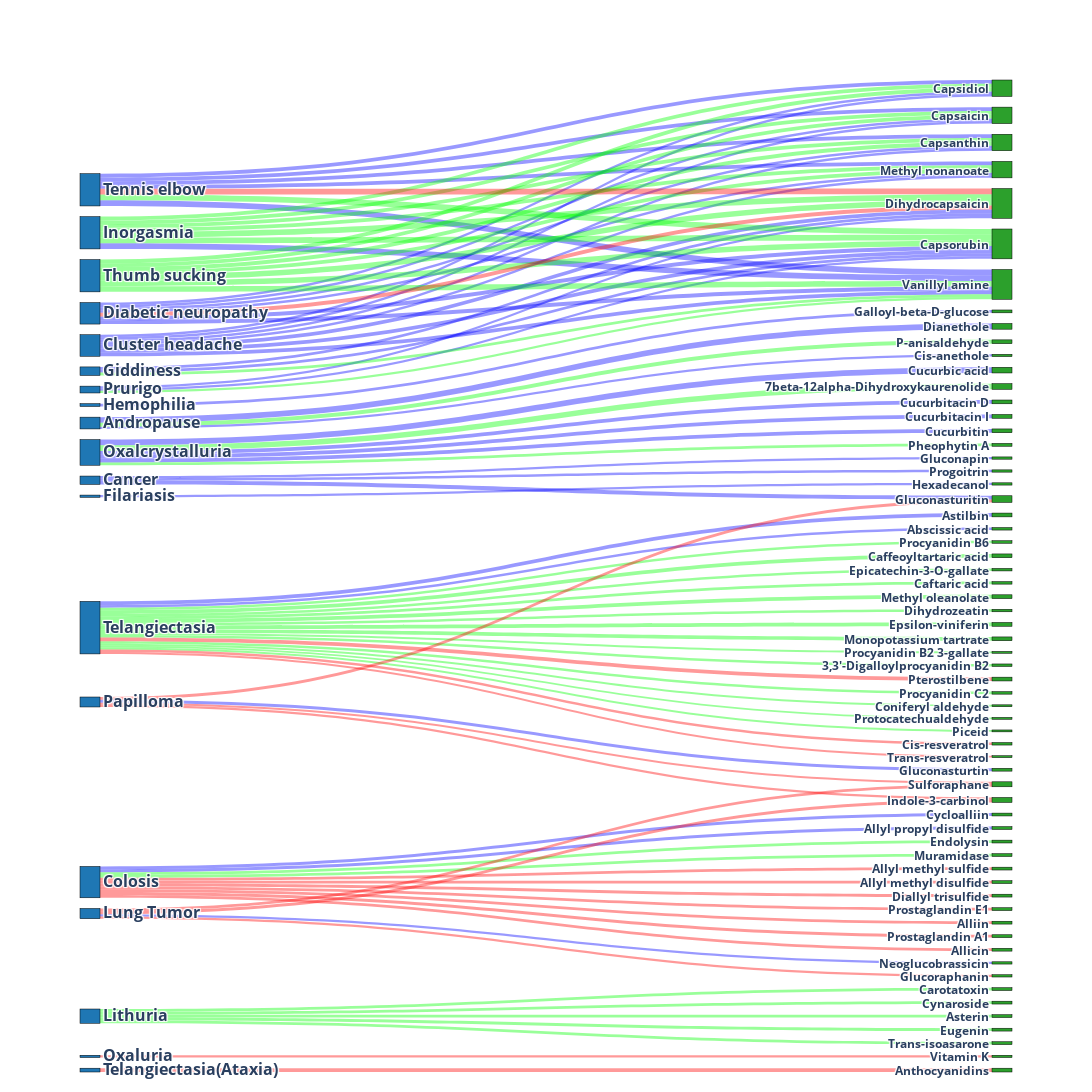

Notebook cell for this chart:
### Code cell
import pandas as pd
import plotly.graph_objects as go
import plotly.io as pio

data = pd.read_csv('Supplementary_sorted.csv')


indications = list(data['Indication'].unique())
phytochemicals = list(data['Phytochemical'].unique())


node_labels = [f'<b style="font-size: 16px;">{ind}</b>' for ind in indications] + \
              [f'<b style="font-size: 12px;">{phy}</b>' for phy in phytochemicals]


sources = []
targets = []
values = []
colors = []


color_map = {
    'IF': 'rgba(255, 0, 0, 0.4)',  # Red
    'EV': 'rgba(0, 0, 255, 0.4)',  # Blue 
    'NH': 'rgba(0, 255, 0, 0.4)'   # Green 
}

# Create all connections
for idx, row in data.iterrows():
    source_idx = indications.index(row['Indication'])
    target_idx = len(indications) + phytochemicals.index(row['Phytochemical'])
    
    sources.append(source_idx)
    targets.append(target_idx)
    values.append(row['specificity_score'] * 100)
    colors.append(color_map[row['Inference_EV_NH_IF']])

# Create custom node colors
node_colors = ['#1f77b4'] * len(indications) + ['#2ca02c'] * len(phytochemicals)

# Create the Sankey diagram with adjusted spacing
fig = go.Figure(data=[go.Sankey(
    node = dict(
        pad = 20,        # Increased padding between nodes
        thickness = 20,
        line = dict(color = "black", width = 0.5),
        label = node_labels,
        color = node_colors
    ),
    link = dict(
        source = sources,
        target = targets,
        value = values,
        color = colors,
        hovertemplate = None
    ),
    arrangement = 'snap'  
)])

fig.update_layout(
    title=dict(
        y=0.98,          
        x=0.5,
        xanchor='center',
        yanchor='top'
    ),
    font_size=14,
    height=1100,       
    width=1500,
    plot_bgcolor='white',
    paper_bgcolor='white',
    margin=dict(t=80, b=20)  
)

fig.show()

try:

    fig.write_image("sankey_diagram.png", scale=12)
    print("PNG file saved successfully")
except Exception as e:
    print(f"Error saving files: {str(e)}")

### Figure 1 — Plotly figure (JSON) as saved in the notebook; plotly's stock layout.template omitted (floating-point values rounded to 4 significant figures)
{"data": [{"arrangement": "snap", "link": {"color": ["rgba(0, 0, 255, 0.4)", "rgba(0, 0, 255, 0.4)", "rgba(0, 0, 255, 0.4)", "rgba(0, 0, 255, 0.4)", "rgba(0, 0, 255, 0.4)", "rgba(0, 0, 255, 0.4)", "rgba(0, 0, 255, 0.4)", "rgba(0, 0, 255, 0.4)", "rgba(0, 0, 255, 0.4)", "rgba(0, 0, 255, 0.4)", "rgba(0, 0, 255, 0.4)", "rgba(0, 0, 255, 0.4)", "rgba(0, 0, 255, 0.4)", "rgba(0, 0, 255, 0.4)", "rgba(0, 0, 255, 0.4)", "rgba(0, 0, 255, 0.4)", "rgba(0, 0, 255, 0.4)", "rgba(0, 0, 255, 0.4)", "rgba(0, 0, 255, 0.4)", "rgba(0, 0, 255, 0.4)", "rgba(0, 0, 255, 0.4)", "rgba(0, 0, 255, 0.4)", "rgba(0, 0, 255, 0.4)", "rgba(0, 0, 255, 0.4)", "rgba(0, 0, 255, 0.4)", "rgba(0, 0, 255, 0.4)", "rgba(0, 0, 255, 0.4)", "rgba(0, 0, 255, 0.4)", "rgba(0, 0, 255, 0.4)", "rgba(0, 0, 255, 0.4)", "rgba(0, 0, 255, 0.4)", "rgba(0, 0, 255, 0.4)", "rgba(0, 0, 255, 0.4)", "rgba(0, 0, 255, 0.4)", "rgba(0, 0, 255, 0.4)", "rgba(0, 0, 255, 0.4)", "rgba(0, 0, 255, 0.4)", "rgba(0, 0, 255, 0.4)", "rgba(0, 0, 255, 0.4)", "rgba(0, 0, 255, 0.4)", "rgba(0, 255, 0, 0.4)", "rgba(0, 255, 0, 0.4)", "rgba(0, 255, 0, 0.4)", "rgba(0, 255, 0, 0.4)", "rgba(0, 255, 0, 0.4)", "rgba(0, 255, 0, 0.4)", "rgba(0, 255, 0, 0.4)", "rgba(0, 255, 0, 0.4)", "rgba(0, 255, 0, 0.4)", "rgba(0, 255, 0, 0.4)", "rgba(0, 255, 0, 0.4)", "rgba(0, 255, 0, 0.4)", "rgba(0, 255, 0, 0.4)", "rgba(0, 255, 0, 0.4)", "rgba(0, 255, 0, 0.4)", "rgba(0, 255, 0, 0.4)", "rgba(0, 255, 0, 0.4)", "rgba(0, 255, 0, 0.4)", "rgba(0, 255, 0, 0.4)", "rgba(0, 255, 0, 0.4)", "rgba(0, 255, 0, 0.4)", "rgba(0, 255, 0, 0.4)", "rgba(0, 255, 0, 0.4)", "rgba(0, 255, 0, 0.4)", "rgba(0, 255, 0, 0.4)", "rgba(0, 255, 0, 0.4)", "rgba(0, 255, 0, 0.4)", "rgba(0, 255, 0, 0.4)", "rgba(0, 255, 0, 0.4)", "rgba(0, 255, 0, 0.4)", "rgba(0, 255, 0, 0.4)", "rgba(0, 255, 0, 0.4)", "rgba(0, 255, 0, 0.4)", "rgba(0, 255, 0, 0.4)", "rgba(0, 255, 0, 0.4)", "rgba(0, 255, 0, 0.4)", "rgba(0, 255, 0, 0.4)", "rgba(0, 255, 0, 0.4)", "rgba(0, 255, 0, 0.4)", "rgba(0, 255, 0, 0.4)", "rgba(255, 0, 0, 0.4)", "rgba(255, 0, 0, 0.4)", "rgba(255, 0, 0, 0.4)", "rgba(255, 0, 0, 0.4)", "rgba(255, 0, 0, 0.4)", "rgba(255, 0, 0, 0.4)", "rgba(255, 0, 0, 0.4)", "rgba(255, 0, 0, 0.4)", "rgba(255, 0, 0, 0.4)", "rgba(255, 0, 0, 0.4)", "rgba(255, 0, 0, 0.4)", "rgba(255, 0, 0, 0.4)", "rgba(255, 0, 0, 0.4)", "rgba(255, 0, 0, 0.4)", "rgba(255, 0, 0, 0.4)", "rgba(255, 0, 0, 0.4)", "rgba(255, 0, 0, 0.4)", "rgba(255, 0, 0, 0.4)", "rgba(255, 0, 0, 0.4)", "rgba(255, 0, 0, 0.4)"], "source": [0, 1, 1, 1, 2, 2, 2, 2, 3, 3, 3, 3, 4, 4, 4, 4, 5, 5, 6, 7, 8, 9, 10, 11, 1, 2, 12, 13, 0, 10, 10, 14, 4, 8, 4, 3, 3, 9, 14, 4, 9, 8, 8, 9, 9, 9, 5, 9, 14, 9, 9, 9, 9, 0, 9, 15, 15, 9, 9, 15, 9, 15, 15, 15, 15, 11, 11, 11, 11, 1, 1, 9, 2, 16, 11, 11, 16, 16, 16, 16, 9, 8, 8, 12, 6, 2, 12, 17, 9, 8, 8, 9, 18, 6, 8, 8, 6, 3, 12, 8], "target": [19, 20, 21, 22, 23, 24, 25, 26, 26, 25, 24, 23, 26, 25, 24, 23, 27, 28, 29, 30, 31, 32, 33, 34, 35, 34, 36, 37, 38, 39, 40, 27, 28, 41, 27, 28, 34, 42, 28, 34, 43, 44, 45, 46, 47, 48, 34, 49, 34, 50, 51, 52, 53, 54, 55, 27, 34, 56, 57, 28, 58, 23, 24, 25, 26, 23, 24, 28, 25, 59, 60, 61, 28, 62, 26, 27, 63, 64, 65, 66, 67, 68, 69, 70, 70, 27, 71, 72, 73, 74, 75, 76, 77, 78, 79, 80, 33, 27, 78, 81], "value": [50, 33.33, 33.33, 33.33, 33.33, 33.33, 33.33, 33.33, 22.22, 22.22, 22.22, 22.22, 22.22, 22.22, 22.22, 22.22, 25, 25, 25, 25, 25, 22.22, 33.33, 50, 50, 50, 20, 20, 20, 20, 20, 20, 33.33, 25, 33.33, 33.33, 33.33, 33.33, 20, 33.33, 22.22, 25, 25, 16.67, 22.22, 22.22, 25, 22.22, 20, 22.22, 16.67, 22.22, 16.67, 33.33, 33.33, 50, 50, 33.33, 33.33, 50, 33.33, 33.33, 33.33, 33.33, 33.33, 33.33, 33.33, 50, 33.33, 25, 50, 16.67, 50, 25, 33.33, 50, 25, 25, 25, 25, 33.33, 25, 25, 25, 18.75, 50, 20, 20, 16.67, 25, 25, 22.22, 33.33, 18.75, 25, 25, 25, 33.33, 25, 25]}, "node": {"color": ["#1f77b4", "#1f77b4", "#1f77b4", "#1f77b4", "#1f77b4", "#1f77b4", "#1f77b4", "#1f77b4", "#1f77b4", "#1f77b4", "#1f77b4", "#1f77b4", "#1f77b4", "#1f77b4", "#1f77b4", "#1f77b4", "#1f77b4", "#1f77b4", "#1f77b4", "#2ca02c", "#2ca02c", "#2ca02c", "#2ca02c", "#2ca02c", "#2ca02c", "#2ca02c", "#2ca02c", "#2ca02c", "#2ca02c", "#2ca02c", "#2ca02c", "#2ca02c", "#2ca02c", "#2ca02c", "#2ca02c", "#2ca02c", "#2ca02c", "#2ca02c", "#2ca02c", "#2ca02c", "#2ca02c", "#2ca02c", "#2ca02c", "#2ca02c", "#2ca02c", "#2ca02c", "#2ca02c", "#2ca02c", "#2ca02c", "#2ca02c", "#2ca02c", "#2ca02c", "#2ca02c", "#2ca02c", "#2ca02c", "#2ca02c", "#2ca02c", "#2ca02c", "#2ca02c", "#2ca02c", "#2ca02c", "#2ca02c", "#2ca02c", "#2ca02c", "#2ca02c", "#2ca02c", "#2ca02c", "#2ca02c", "#2ca02c", "#2ca02c", "#2ca02c", "#2ca02c", "#2ca02c", "#2ca02c", "#2ca02c", "#2ca02c", "#2ca02c", "#2ca02c", "#2ca02c", "#2ca02c", "#2ca02c", "#2ca02c"], "label": ["<b style=\"font-size: 16px;\">Andropause</b>", "<b style=\"font-size: 16px;\">Oxalcrystalluria</b>", "<b style=\"font-size: 16px;\">Tennis elbow</b>", "<b style=\"font-size: 16px;\">Diabetic neuropathy</b>", "<b style=\"font-size: 16px;\">Cluster headache</b>", "<b style=\"font-size: 16px;\">Giddiness</b>", "<b style=\"font-size: 16px;\">Papilloma</b>", "<b style=\"font-size: 16px;\">Hemophilia</b>", "<b style=\"font-size: 16px;\">Colosis</b>", "<b style=\"font-size: 16px;\">Telangiectasia</b>", "<b style=\"font-size: 16px;\">Cancer</b>", "<b style=\"font-size: 16px;\">Inorgasmia</b>", "<b style=\"font-size: 16px;\">Lung Tumor</b>", "<b style=\"font-size: 16px;\">Filariasis</b>", "<b style=\"font-size: 16px;\">Prurigo</b>", "<b style=\"font-size: 16px;\">Thumb sucking</b>", "<b style=\"font-size: 16px;\">Lithuria</b>", "<b style=\"font-size: 16px;\">Oxaluria</b>", "<b style=\"font-size: 16px;\">Telangiectasia(Ataxia)</b>", "<b style=\"font-size: 12px;\">Dianethole</b>", "<b style=\"font-size: 12px;\">Cucurbitacin D</b>", "<b style=\"font-size: 12px;\">Cucurbitacin I</b>", "<b style=\"font-size: 12px;\">Cucurbitin</b>", "<b style=\"font-size: 12px;\">Capsidiol</b>", "<b style=\"font-size: 12px;\">Capsaicin</b>", "<b style=\"font-size: 12px;\">Capsanthin</b>", "<b style=\"font-size: 12px;\">Methyl nonanoate</b>", "<b style=\"font-size: 12px;\">Dihydrocapsaicin</b>", "<b style=\"font-size: 12px;\">Capsorubin</b>", "<b style=\"font-size: 12px;\">Gluconasturtin</b>", "<b style=\"font-size: 12px;\">Galloyl-beta-D-glucose</b>", "<b style=\"font-size: 12px;\">Cycloalliin</b>", "<b style=\"font-size: 12px;\">Abscissic acid</b>", "<b style=\"font-size: 12px;\">Gluconasturitin</b>", "<b style=\"font-size: 12px;\">Vanillyl amine</b>", "<b style=\"font-size: 12px;\">Cucurbic acid</b>", "<b style=\"font-size: 12px;\">Neoglucobrassicin</b>", "<b style=\"font-size: 12px;\">Hexadecanol</b>", "<b style=\"font-size: 12px;\">Cis-anethole</b>", "<b style=\"font-size: 12px;\">Gluconapin</b>", "<b style=\"font-size: 12px;\">Progoitrin</b>", "<b style=\"font-size: 12px;\">Allyl propyl disulfide</b>", "<b style=\"font-size: 12px;\">Astilbin</b>", "<b style=\"font-size: 12px;\">Procyanidin B6</b>", "<b style=\"font-size: 12px;\">Endolysin</b>", "<b style=\"font-size: 12px;\">Muramidase</b>", "<b style=\"font-size: 12px;\">Procyanidin B2 3-gallate</b>", "<b style=\"font-size: 12px;\">Epicatechin-3-O-gallate</b>", "<b style=\"font-size: 12px;\">Caftaric acid</b>", "<b style=\"font-size: 12px;\">Dihydrozeatin</b>", "<b style=\"font-size: 12px;\">3,3'-Digalloylprocyanidin B2</b>", "<b style=\"font-size: 12px;\">Coniferyl aldehyde</b>", "<b style=\"font-size: 12px;\">Procyanidin C2</b>", "<b style=\"font-size: 12px;\">Protocatechualdehyde</b>", "<b style=\"font-size: 12px;\">P-anisaldehyde</b>", "<b style=\"font-size: 12px;\">Caffeoyltartaric acid</b>", "<b style=\"font-size: 12px;\">Methyl oleanolate</b>", "<b style=\"font-size: 12px;\">Epsilon-viniferin</b>", "<b style=\"font-size: 12px;\">Monopotassium tartrate</b>", "<b style=\"font-size: 12px;\">Pheophytin A</b>", "<b style=\"font-size: 12px;\">7beta-12alpha-Dihydroxykaurenolide</b>", "<b style=\"font-size: 12px;\">Piceid</b>", "<b style=\"font-size: 12px;\">Carotatoxin</b>", "<b style=\"font-size: 12px;\">Cynaroside</b>", "<b style=\"font-size: 12px;\">Asterin</b>", "<b style=\"font-size: 12px;\">Eugenin</b>", "<b style=\"font-size: 12px;\">Trans-isoasarone</b>", "<b style=\"font-size: 12px;\">Pterostilbene</b>", "<b style=\"font-size: 12px;\">Allyl methyl sulfide</b>", "<b style=\"font-size: 12px;\">Allyl methyl disulfide</b>", "<b style=\"font-size: 12px;\">Sulforaphane</b>", "<b style=\"font-size: 12px;\">Glucoraphanin</b>", "<b style=\"font-size: 12px;\">Vitamin K</b>", "<b style=\"font-size: 12px;\">Trans-resveratrol</b>", "<b style=\"font-size: 12px;\">Diallyl trisulfide</b>", "<b style=\"font-size: 12px;\">Prostaglandin E1</b>", "<b style=\"font-size: 12px;\">Cis-resveratrol</b>", "<b style=\"font-size: 12px;\">Anthocyanidins</b>", "<b style=\"font-size: 12px;\">Indole-3-carbinol</b>", "<b style=\"font-size: 12px;\">Alliin</b>", "<b style=\"font-size: 12px;\">Prostaglandin A1</b>", "<b style=\"font-size: 12px;\">Allicin</b>"], "line": {"color": "black", "width": 0.5}, "pad": 20, "thickness": 20}, "type": "sankey"}], "layout": {"font": {"size": 14}, "height": 1100, "margin": {"b": 20, "t": 80}, "paper_bgcolor": "white", "plot_bgcolor": "white", "title": {"x": 0.5, "xanchor": "center", "y": 0.98, "yanchor": "top"}, "width": 1500}}
